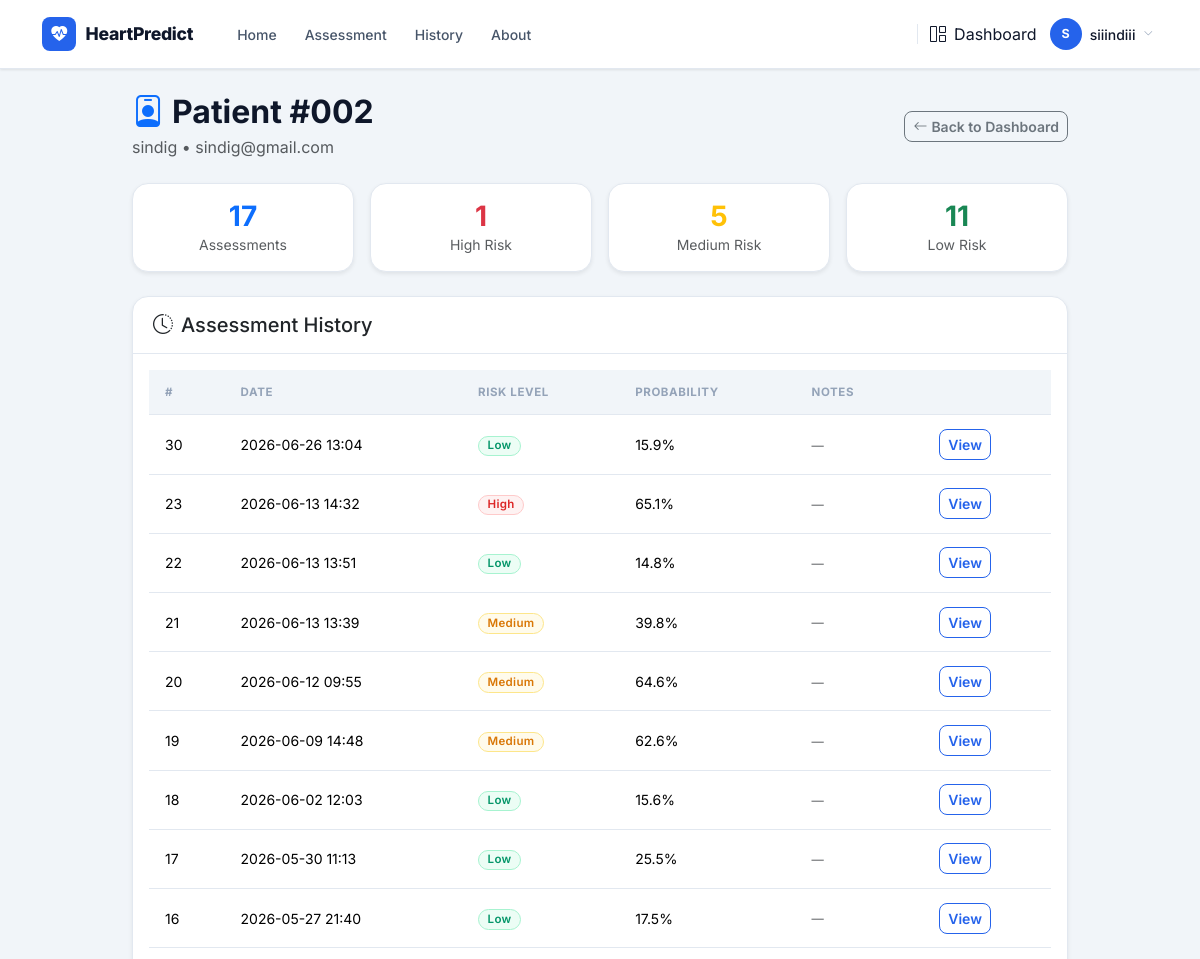
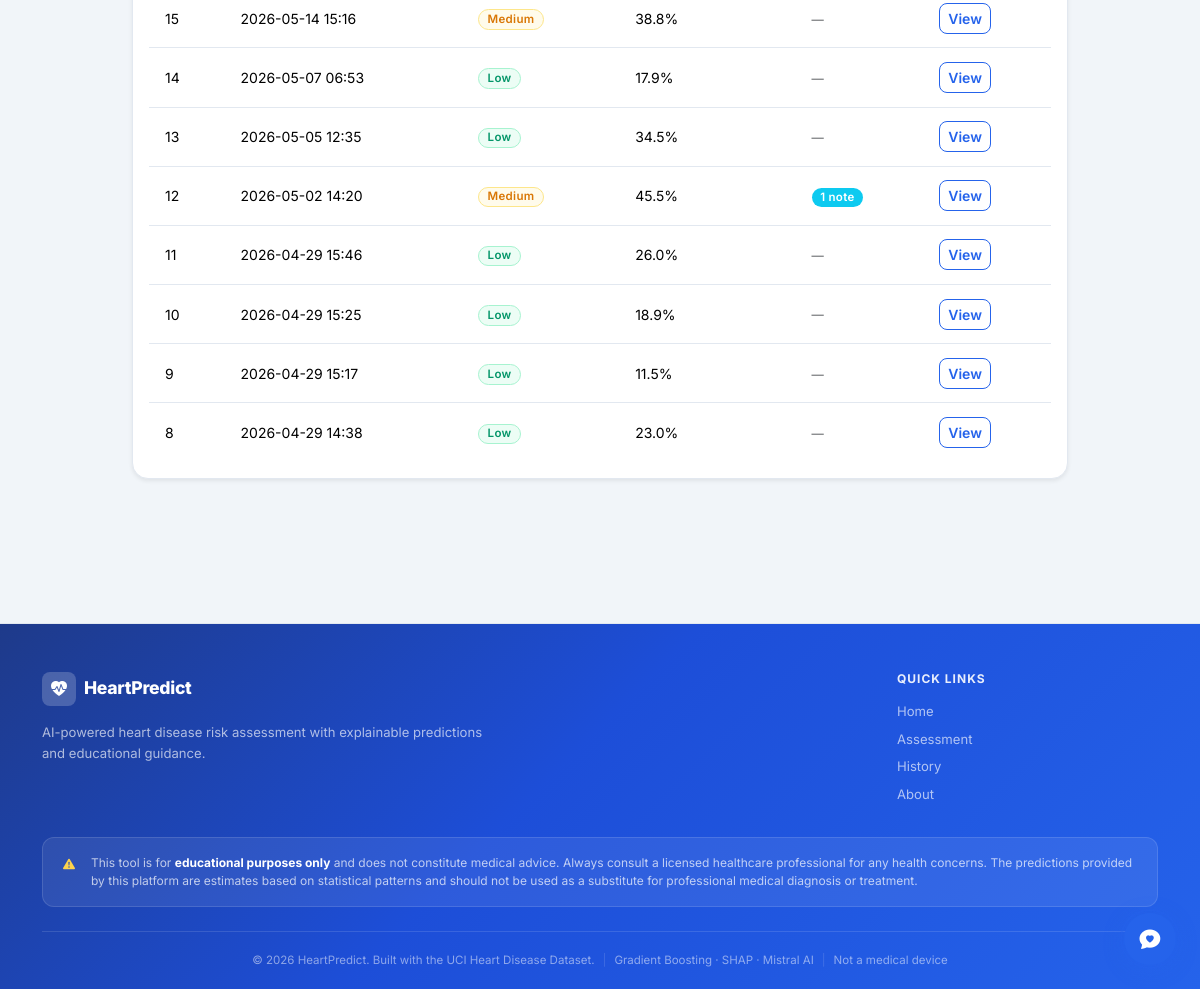
The page /dashboard/patient/2 (signed in) on the database its author committed (2 pictures, top to bottom).
### models.py (models this page shows, shortened)
class User(db.Model):
    __tablename__ = "users"
    id           = db.Column(db.Integer, primary_key=True)
    username     = db.Column(db.String(80), unique=True, nullable=False)
    email        = db.Column(db.String(120), unique=True, nullable=False)
    password_hash = db.Column(db.String(256), nullable=False)
    role         = db.Column(db.String(20), nullable=False, default='user')
    status       = db.Column(db.String(20), nullable=False, default='active')
    created_at   = db.Column(db.DateTime, default=datetime.utcnow)
    approved_at  = db.Column(db.DateTime, nullable=True)

class Prediction(db.Model):
    __tablename__ = "predictions"
    id           = db.Column(db.Integer, primary_key=True)
    user_id      = db.Column(db.Integer, db.ForeignKey('users.id'), nullable=True)
    created_at   = db.Column(db.DateTime, default=datetime.utcnow)
    input_data   = db.Column(db.Text, nullable=False)
    prediction   = db.Column(db.Integer, nullable=False)
    probability  = db.Column(db.Float, nullable=False)
    risk_level   = db.Column(db.String(20), nullable=False)
    def to_dict(self):
        import json
        return {
            "id":          self.id,
            "created_at":  self.created_at.strftime("%Y-%m-%d %H:%M"),
            "input_data":  json.loads(self.input_data),
            "prediction":  self.prediction,
            "probability": round(self.probability * 100, 1),
            "risk_level":  self.risk_level,
        }

### dashboard_routes.py (the view)
@dashboard.route('/patient/<int:user_id>')
@login_required
@role_required('doctor')
def patient_profile(user_id):
    from models import Prediction, PredictionNote
    patient = User.query.get_or_404(user_id)
    if patient.role != 'user':
        abort(404)
    records = Prediction.query.filter_by(user_id=user_id).order_by(Prediction.created_at.desc()).all()
    stats = {
        'total': len(records),
        'high_risk': sum(1 for r in records if r.risk_level == 'High'),
        'medium_risk': sum(1 for r in records if r.risk_level == 'Medium'),
        'low_risk': sum(1 for r in records if r.risk_level == 'Low'),
    }
    avg_prob = round(sum(r.probability for r in records) / len(records) * 100, 1) if records else 0
    records_data = []
    for r in records:
        d = r.to_dict()
        notes = PredictionNote.query.filter_by(prediction_id=r.id).order_by(PredictionNote.created_at.desc()).all()
        d['notes'] = [n.to_dict() for n in notes]
        records_data.append(d)
    return render_template('dashboard/patient_profile.html',
                           patient=patient,
                           records=records_data,
                           stats=stats,
                           avg_prob=avg_prob)

### app.py (called while the page is built)
@app.context_processor
def inject_now():
    from datetime import datetime
    return {"now": datetime.now}

### auth.py (called while the page is built)
@login_manager.user_loader
def load_user(user_id):
    from models import User
    return User.query.get(int(user_id))

### models.py (called while the page is built)
    def to_dict(self):
        return {
            "id":            self.id,
            "prediction_id": self.prediction_id,
            "doctor_name":   self.doctor.username if self.doctor else "Unknown",
            "note_text":     self.note_text,
            "created_at":    self.created_at.strftime("%Y-%m-%d %H:%M"),
        }

### templates/dashboard/patient_profile.html (shortened to what this page needs)
{% extends "base.html" %}
{% block content %}
<div class="container py-4" style="max-width:960px">
  <div class="d-flex justify-content-between align-items-center mb-4">
    <div>
      <h2 class="fw-bold mb-1">
        <i class="bi bi-person-badge me-2 text-primary"></i>Patient #{{ '%03d' % patient.id }}
      </h2>
      <p class="text-muted mb-0">{{ patient.username }} &bull; {{ patient.email }}</p>
    </div>
    <a href="{{ url_for('dashboard.doctor_dashboard') }}" class="btn btn-outline-secondary btn-sm">
      <i class="bi bi-arrow-left me-1"></i>Back to Dashboard
    </a>
  </div>
  <div class="row g-3 mb-4">
    <div class="col-6 col-md-3">
      <div class="card border-0 shadow-sm text-center p-3">
        <h3 class="text-primary fw-bold mb-0">{{ stats.total }}</h3>
        <small class="text-muted">Assessments</small>
      </div>
    </div>
    <div class="col-6 col-md-3">
      <div class="card border-0 shadow-sm text-center p-3">
        <h3 class="text-danger fw-bold mb-0">{{ stats.high_risk }}</h3>
        <small class="text-muted">High Risk</small>
      </div>
    </div>
    <div class="col-6 col-md-3">
      <div class="card border-0 shadow-sm text-center p-3">
        <h3 class="text-warning fw-bold mb-0">{{ stats.medium_risk }}</h3>
        <small class="text-muted">Medium Risk</small>
      </div>
    </div>
    <div class="col-6 col-md-3">
      <div class="card border-0 shadow-sm text-center p-3">
        <h3 class="text-success fw-bold mb-0">{{ stats.low_risk }}</h3>
        <small class="text-muted">Low Risk</small>
      </div>
    </div>
  </div>
  {% if records %}
  <div class="card border-0 shadow-sm mb-4">
    <div class="card-header bg-white">
      <h5 class="mb-0"><i class="bi bi-clock-history me-2"></i>Assessment History</h5>
    </div>
    <div class="card-body">
      <div class="table-responsive">
        <table class="table table-hover align-middle">
          <thead>
            <tr>
              <th>#</th>
              <th>Date</th>
              <th>Risk Level</th>
              <th>Probability</th>
              <th>Notes</th>
              <th></th>
            </tr>
          </thead>
          <tbody>
            {% for record in records %}
            <tr>
              <td>{{ record.id }}</td>
              <td>{{ record.created_at }}</td>
              <td><span class="badge risk-{{ record.risk_level }}">{{ record.risk_level }}</span></td>
              <td>{{ record.probability }}%</td>
              <td>
                {% if record.notes %}
                  <span class="badge bg-info">{{ record.notes|length }} note{{ 's' if record.notes|length > 1 else '' }}</span>
                {% else %}
                  <span class="text-muted small">—</span>
                {% endif %}
              </td>
              <td><button class="btn btn-sm btn-outline-primary view-prediction-btn"
                          data-prediction-id="{{ record.id }}"
                          data-bs-toggle="modal"
                          data-bs-target="#predictionModal">View</button></td>
            </tr>
            {% endfor %}
          </tbody>
        </table>
      </div>
    </div>
  </div>
  {% else %}
  <div class="card border-0 shadow-sm p-5 text-center">
    <i class="bi bi-clipboard-x text-muted display-4"></i>
    <h5 class="mt-3 text-muted">No assessments yet</h5>
  </div>
  {% endif %}
</div>
{% endblock %}

### templates/base.html (shortened to what this page needs)
<!DOCTYPE html>
<html lang="en">
<head>
  <link href="https://cdn.jsdelivr.net/npm/bootstrap@5.3.3/dist/css/bootstrap.min.css" rel="stylesheet"/>
  <link href="https://cdn.jsdelivr.net/npm/bootstrap-icons@1.11.3/font/bootstrap-icons.css" rel="stylesheet"/>
  <link href="https://unpkg.com/aos@2.3.1/dist/aos.css" rel="stylesheet">
</head>
<body>
<nav class="navbar navbar-expand-lg">
  <div class="container">
    <a href="{{ url_for('index') }}" class="navbar-brand">
      <div class="brand-icon"><i class="bi bi-heart-pulse-fill"></i></div>
      HeartPredict
    </a>
    <div class="collapse navbar-collapse" id="navMenu">
      <ul class="navbar-nav me-auto gap-1 ms-3">
        <li class="nav-item">
          <a class="nav-link {% if request.endpoint == 'index' %}active{% endif %}"
             href="{{ url_for('index') }}">Home</a>
        </li>
        {% if current_user.is_authenticated %}
        <li class="nav-item">
          <a class="nav-link {% if request.endpoint == 'predict' %}active{% endif %}"
             href="{{ url_for('predict') }}">Assessment</a>
        </li>
        <li class="nav-item">
          <a class="nav-link {% if request.endpoint == 'history' %}active{% endif %}"
             href="{{ url_for('history') }}">History</a>
        </li>
        <li class="nav-item">
          <a class="nav-link {% if request.endpoint == 'about' %}active{% endif %}"
             href="{{ url_for('about') }}">About</a>
        </li>
        {% endif %}
      </ul>
      {% if current_user.is_authenticated %}
      <div class="d-flex align-items-center gap-2">
        <a href="{{ url_for('dashboard.redirect_dashboard') }}"
           class="nav-link d-none d-lg-flex align-items-center gap-1">
          <i class="bi bi-grid-1x2 me-1"></i>Dashboard
        </a>
        <div class="dropdown">
          <button class="btn btn-link text-decoration-none d-flex align-items-center gap-2 p-1 shadow-none"
                  data-bs-toggle="dropdown" aria-expanded="false"
                  style="color: var(--text);">
            <div class="user-avatar">{{ current_user.username[0] | upper }}</div>
            <span class="d-none d-sm-inline" style="font-size:0.875rem;font-weight:500;">{{ current_user.username }}</span>
            <i class="bi bi-chevron-down" style="font-size:0.6rem;color:var(--text-muted);"></i>
          </button>
        </div>
      </div>
      {% else %}
      <div class="d-flex gap-2 align-items-center ms-lg-3">
        <a href="{{ url_for('auth.login') }}" class="btn btn-nav-login">Login</a>
        <a href="{{ url_for('auth.register') }}" class="btn btn-nav-register">Register</a>
      </div>
      {% endif %}
    </div>
  </div>
</nav>
<main class="pb-5">
  {% block content %}{% endblock %}
</main>
<footer class="footer pt-5 pb-0">
  <div class="container">
    <div class="row g-4 pb-4 justify-content-between align-items-start">
      <div class="col-lg-5 col-md-7">
        <div class="d-flex align-items-center gap-2 mb-3">
          <div class="footer-brand-icon">
            <i class="bi bi-heart-pulse-fill"></i>
          </div>
          <span class="footer-brand-name">HeartPredict</span>
        </div>
        <p class="footer-desc">
          AI-powered heart disease risk assessment with explainable predictions and educational guidance.
        </p>
      </div>
      <div class="col-lg-3 col-md-4">
        <h6 class="footer-heading">Quick Links</h6>
        <ul class="footer-links">
          <li><a href="{{ url_for('index') }}">Home</a></li>
          {% if current_user.is_authenticated %}
          <li><a href="{{ url_for('predict') }}">Assessment</a></li>
          <li><a href="{{ url_for('history') }}">History</a></li>
          {% endif %}
          <li><a href="{{ url_for('about') }}">About</a></li>
        </ul>
      </div>
    </div>
    <div class="footer-disclaimer">
      <i class="bi bi-exclamation-triangle-fill me-2 flex-shrink-0"></i>
      <span>This tool is for <strong>educational purposes only</strong> and does not constitute medical advice. Always consult a licensed healthcare professional for any health concerns. The predictions provided by this platform are estimates based on statistical patterns and should not be used as a substitute for professional medical diagnosis or treatment.</span>
    </div>
    <div class="footer-bottom">
      <span>&copy; {{ now().year }} HeartPredict. Built with the UCI Heart Disease Dataset.</span>
      <span class="footer-bottom-divider">|</span>
      <span>Gradient Boosting &middot; SHAP &middot; Mistral AI</span>
      <span class="footer-bottom-divider">|</span>
      <span class="text-nowrap">Not a medical device</span>
    </div>
  </div>
</footer>
{% if current_user.is_authenticated %}
<div class="chat-fab" id="chatFab">
  <button class="fab-btn" id="chatFabBtn" aria-label="Open Heart Health Assistant">
    <i class="bi bi-chat-heart-fill"></i>
    <span class="pulse-ring"></span>
  </button>
</div>
{% endif %}
</body>
</html>

### rows shown on the page
User: username "S", username "siiindiii"
User: id "002", username "sindig", email "sindig@gmail.com"
Prediction: id "30", created_at "2026-06-26 13:04", risk_level "Low", probability "15.9"
Prediction: id "23", created_at "2026-06-13 14:32", risk_level "High", probability "65.1"
Prediction: id "22", created_at "2026-06-13 13:51", risk_level "Low", probability "14.8"
Prediction: id "21", created_at "2026-06-13 13:39", risk_level "Medium", probability "39.8"
Prediction: id "20", created_at "2026-06-12 09:55", risk_level "Medium", probability "64.6"
Prediction: id "19", created_at "2026-06-09 14:48", risk_level "Medium", probability "62.6"
Prediction: id "18", created_at "2026-06-02 12:03", risk_level "Low", probability "15.6"
Prediction: id "17", created_at "2026-05-30 11:13", risk_level "Low", probability "25.5"
Prediction: id "16", created_at "2026-05-27 21:40", risk_level "Low", probability "17.5"
Prediction: id "15", created_at "2026-05-14 15:16", risk_level "Medium", probability "38.8"
Prediction: id "14", created_at "2026-05-07 06:53", risk_level "Low", probability "17.9"
Prediction: id "13", created_at "2026-05-05 12:35", risk_level "Low", probability "34.5"
Prediction: id "12", created_at "2026-05-02 14:20", risk_level "Medium", probability "45.5", notes|length "1"
Prediction: id "11", created_at "2026-04-29 15:46", risk_level "Low", probability "26.0"
Prediction: id "10", created_at "2026-04-29 15:25", risk_level "Low", probability "18.9"
Prediction: id "9", created_at "2026-04-29 15:17", risk_level "Low", probability "11.5"
Prediction: id "8", created_at "2026-04-29 14:38", risk_level "Low", probability "23.0"

### other values the page prints
{{ stats.total }} "17"
{{ stats.high_risk }} "1"
{{ stats.medium_risk }} "5"
{{ stats.low_risk }} "11"
